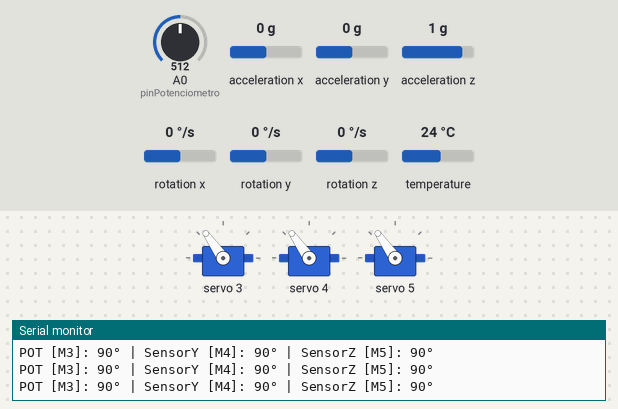
A sketch run on a simulated Arduino Uno, built with avr-gcc and run on an emulated ATmega328P. Parts: 3 × servo, the last lines printed to the serial monitor. The inputs (shaded band) are chosen by the test bench; at power-on: acceleration x 0 g, A0 (pinPotenciometro) = 512, acceleration y 0 g, acceleration z 1 g, rotation x 0 °/s, rotation y 0 °/s, rotation z 0 °/s, temperature 24 °C.

Above: at 1.3 s.
1.4 s: acceleration x set to 0.8 g
At 2.6 s:
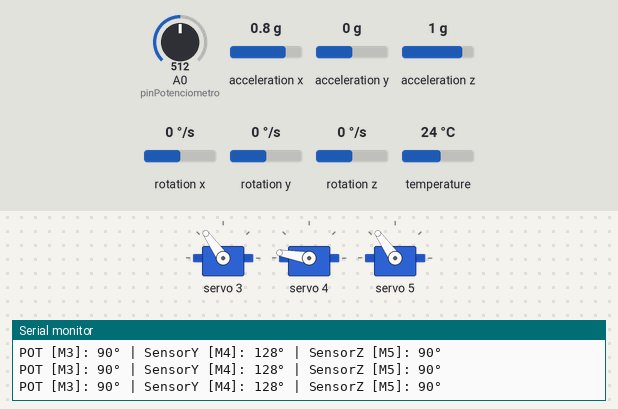
2.9 s: A0 (pinPotenciometro) set to 552
At 3.4 s:
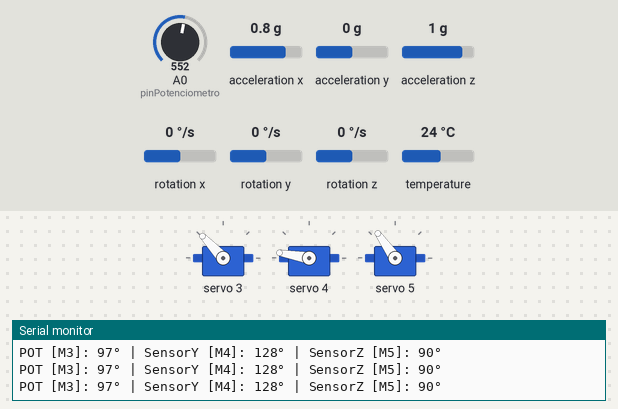
4.4 s: A0 (pinPotenciometro) set to 577
At 5.5 s:
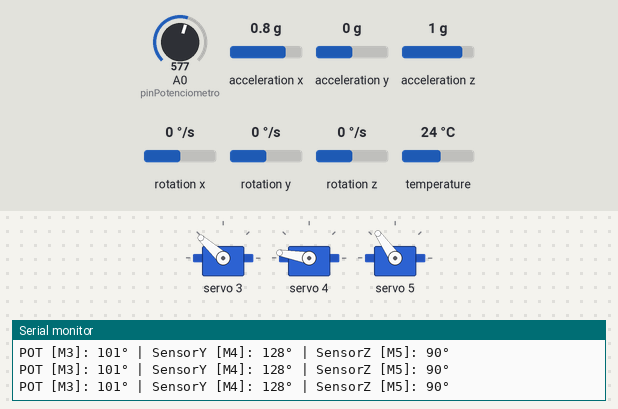
5.9 s: acceleration y set to -1.4 g
At 6.4 s:
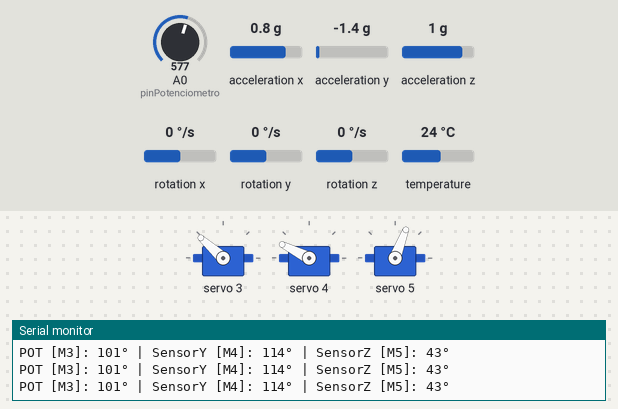
7.4 s: acceleration z set to 0 g
At 8.6 s:
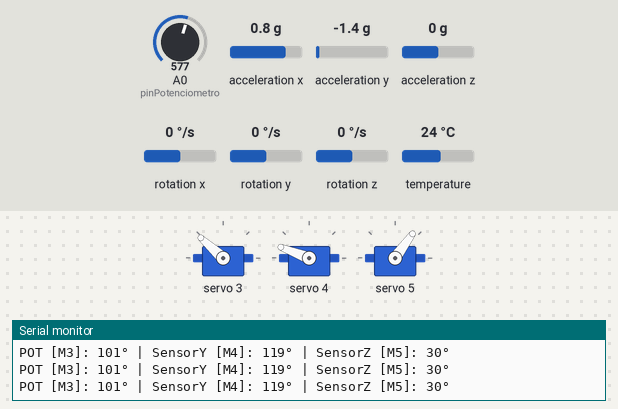
8.9 s: acceleration x set to 1.4 g
At 9.5 s:
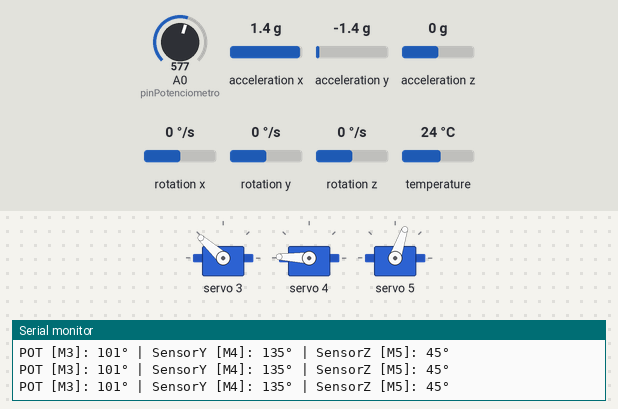
Timing chart, 0 to 11.4 s (numbered marks = the images above; inputs shaded):
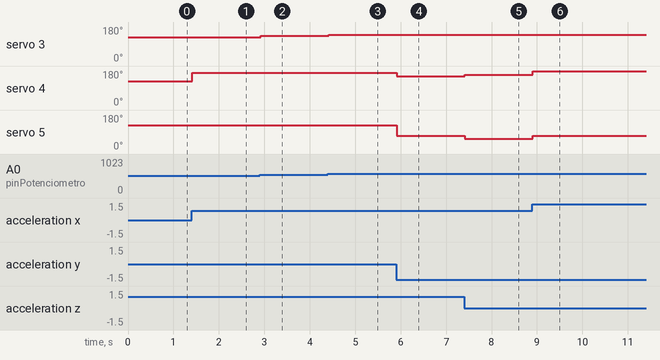

Measured:
- after the input at 1.4 s, servo 4: 125° → 170° at once
- after the input at 2.9 s, servo 3: 125° → 133° at once
- after the input at 4.4 s, servo 3: 133° → 138° at once
- after the input at 5.9 s, servo 4: 170° → 153° at once; servo 5: 125° → 69° at once
- after the input at 7.4 s, servo 4: 153° → 159° at once; servo 5: 69° → 54° at once
- after the input at 8.9 s, servo 4: 159° → 178° at once; servo 5: 54° → 71° at once

The sketch:

test_brazo.ino
```cpp
#include <Wire.h>
#include <Adafruit_MPU6050.h>
#include <Adafruit_Sensor.h>
#include <Adafruit_PWMServoDriver.h>

// Instanciamos los dispositivos
Adafruit_MPU6050 mpu;
Adafruit_PWMServoDriver pwm = Adafruit_PWMServoDriver();

// Configuración de pulsos para los servos
#define SERVOMIN  150
#define SERVOMAX  600
#define SERVO_FREQ 50

// Asignación de canales en el PCA9685
const int canalPot    = 3; // Motor 3 -> Controlado por Potenciómetro
const int canalServoY  = 4; // Motor 4 -> Eje Y del Sensor
const int canalServoZ  = 5; // Motor 5 -> Eje X del Sensor (Mapeo recomendado)

// Pin analógico para el potenciómetro
const int pinPotenciometro = A0;

void setup() {
  // Inicializamos la comunicación serie a 115200 baudios (recuerda configurarlo en tu monitor)
  Serial.begin(115200);

  // Inicializar PCA9685
  pwm.begin();
  pwm.setOscillatorFrequency(27000000);
  pwm.setPWMFreq(SERVO_FREQ);

  // Inicializar MPU6050
  if (!mpu.begin()) {
    Serial.println("Error: No se pudo encontrar el MPU6050. Revisa el cableado I2C!");
    while (1) { delay(10); }
  }
  Serial.println("MPU6050 y PCA9685 configurados correctamente.");

  // Configuración del filtro para mitigar vibraciones por ruido mecánico
  mpu.setAccelerometerRange(MPU6050_RANGE_8_G);
  mpu.setGyroRange(MPU6050_RANGE_500_DEG);
  mpu.setFilterBandwidth(MPU6050_BAND_21_HZ);

  delay(100);
}

void loop() {
  // ----------------------------------------------------
  // 1. LECTURA Y CONTROL DEL POTENCIÓMETRO (Motor 3)
  // ----------------------------------------------------
  int valorPot = analogRead(pinPotenciometro); // Lee un valor entre 0 y 1023
  int anguloPot = map(valorPot, 0, 1023, 0, 180); // Lo convierte a grados (0-180)

  // Convertimos a pulso PWM para el PCA9685
  int pulsoPot = map(anguloPot, 0, 180, SERVOMIN, SERVOMAX);
  pwm.setPWM(canalPot, 0, pulsoPot);


  // ----------------------------------------------------
  // 2. LECTURA Y CONTROL DEL SENSOR MPU6050 (Motores 4 y 5)
  // ----------------------------------------------------
  sensors_event_t a, g, temp;
  mpu.getEvent(&a, &g, &temp);

  // Calcular ángulos de inclinación basados en el acelerómetro (Radianes a Grados)
  float angleY = atan2(a.acceleration.x, sqrt(a.acceleration.y * a.acceleration.y + a.acceleration.z * a.acceleration.z)) * 180.0 / M_PI;
  float angleX = atan2(a.acceleration.y, sqrt(a.acceleration.x * a.acceleration.x + a.acceleration.z * a.acceleration.z)) * 180.0 / M_PI;

  // Adaptar el rango de la fórmula (-90 a 90) a grados de servo (0 a 180)
  int servoPosY = map(angleY, -90, 90, 0, 180);
  int servoPosZ = map(angleX, -90, 90, 0, 180);

  // Restringir valores por seguridad de los engranajes
  servoPosY = constrain(servoPosY, 0, 180);
  servoPosZ = constrain(servoPosZ, 0, 180);

  // Convertir grados del sensor a pulsos PWM
  int pulsoY = map(servoPosY, 0, 180, SERVOMIN, SERVOMAX);
  int pulsoZ = map(servoPosZ, 0, 180, SERVOMIN, SERVOMAX);

  // Enviar señales a los motores del sensor
  pwm.setPWM(canalServoY, 0, pulsoY);
  pwm.setPWM(canalServoZ, 0, pulsoZ);


  // ----------------------------------------------------
  // 3. MONITOREO SERIAL
  // ----------------------------------------------------
  Serial.print("POT [M3]: "); Serial.print(anguloPot);
  Serial.print("° | SensorY [M4]: "); Serial.print(servoPosY);
  Serial.print("° | SensorZ [M5]: "); Serial.print(servoPosZ);
  Serial.println("°");

  delay(20); // Mantiene el bucle fluido pero estable
}
```
